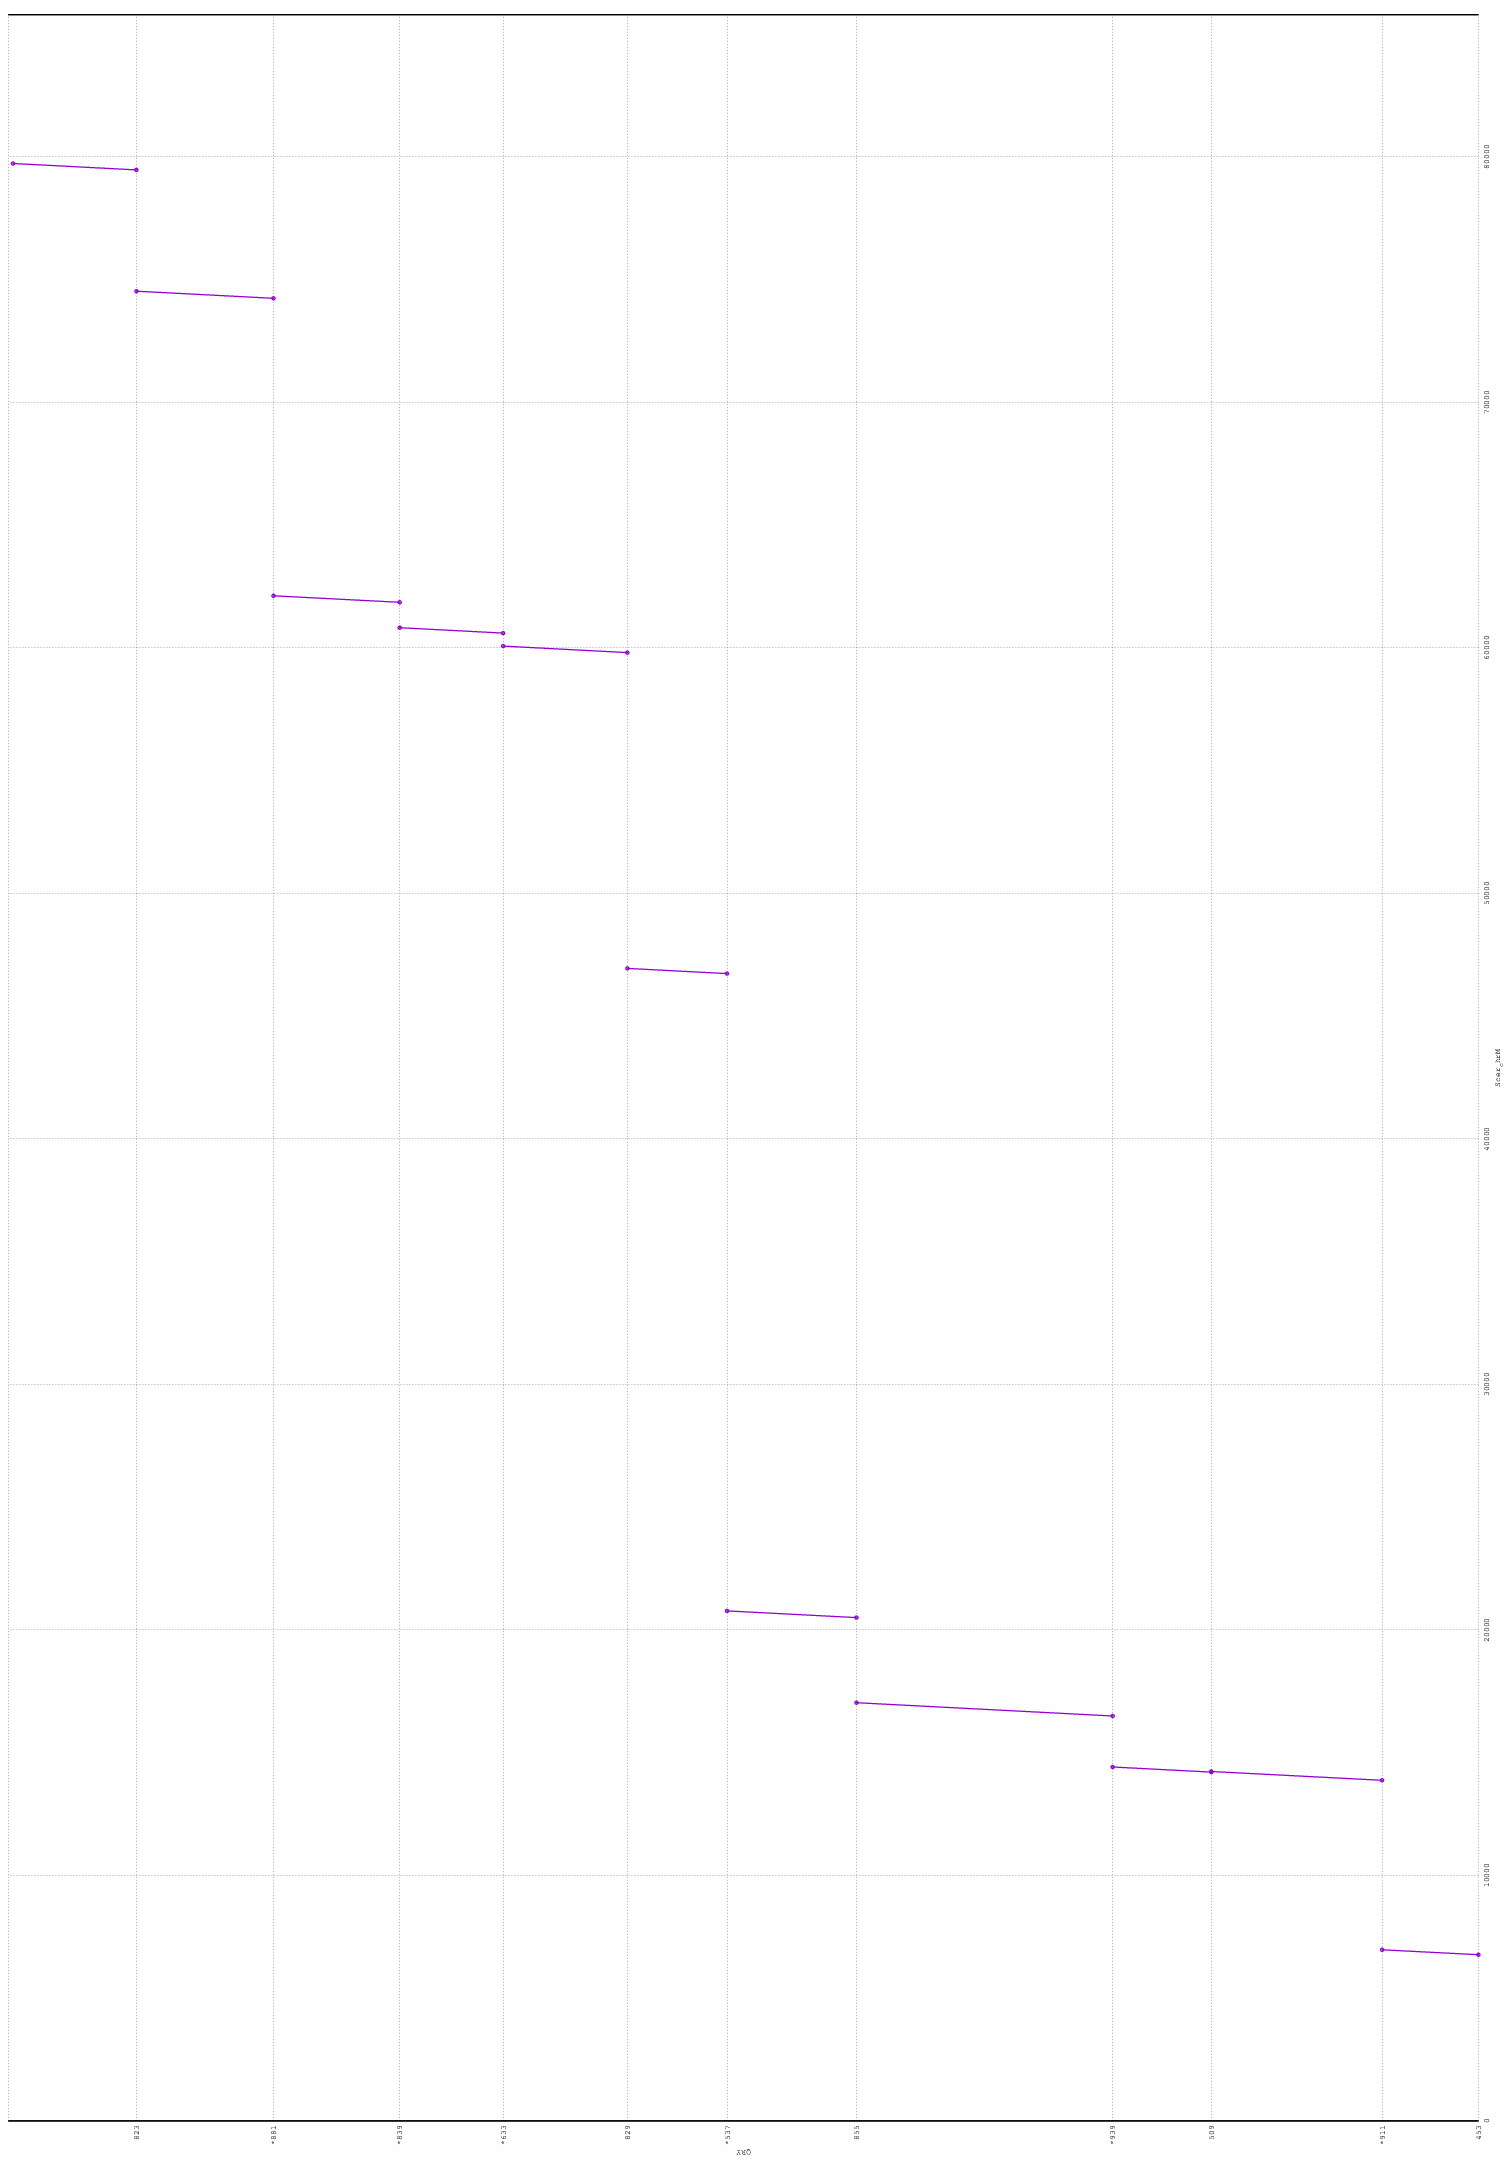

This figure's gnuplot source:
set terminal postscript color solid "Courier" 8
set output "/home/mariana/uni/exercise_02/blast/chrM-x-SRR3481383/chrM-x-SRR3481383_megablast.dnadiff.ps"
set ytics ( \
 "453" 1, \
 "*911" 204, \
 "509" 564, \
 "*939" 772, \
 "855" 1312, \
 "*537" 1585, \
 "829" 1795, \
 "*633" 2057, \
 "*839" 2275, \
 "*881" 2541, \
 "823" 2830, \
 "" 3100 \
)
set size 3,3
set grid
unset key
set border 10
set tics scale 0
set xlabel "Scer_chrM"
set ylabel "QRY"
set format "%.0f"
set xrange [1:85779]
set yrange [1:3100]
set style line 1  lt 1 lw 2 pt 6 ps 0.5
set style line 2  lt 3 lw 2 pt 6 ps 0.5
set style line 3  lt 2 lw 2 pt 6 ps 0.5
plot \
 "/home/mariana/uni/exercise_02/blast/chrM-x-SRR3481383/chrM-x-SRR3481383_megablast.dnadiff.fplot" title "FWD" w lp ls 1, \
 "/home/mariana/uni/exercise_02/blast/chrM-x-SRR3481383/chrM-x-SRR3481383_megablast.dnadiff.rplot" title "REV" w lp ls 2
